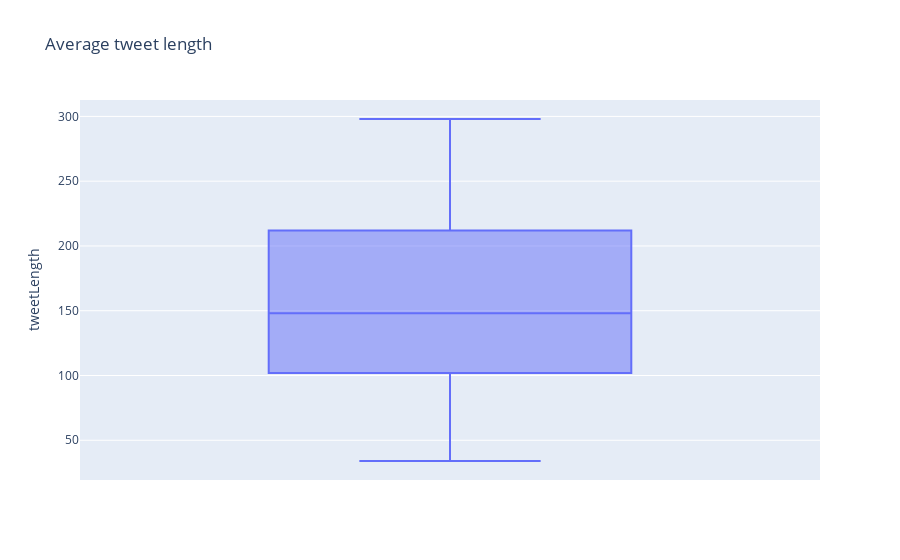

Notebook code for this chart:
### Code cell
#Now let's get a feel of the average length of a tweet

df['tweetLength'] = df['tweet'].apply(lambda tweet:len(tweet))
fig = px.box(df,y='tweetLength',title="Average tweet length")
fig.show()

### Figure 1 — Plotly figure (JSON) as saved in the notebook; plotly's stock layout.template omitted (floating-point values rounded to 4 significant figures; data arrays with more than 128 entries replaced by an {"elided": "..."} marker saying what was removed)
{"data": [{"alignmentgroup": "True", "hovertemplate": "tweetLength=%{y}<extra></extra>", "legendgroup": "", "marker": {"color": "#636efa"}, "name": "", "notched": false, "offsetgroup": "", "orientation": "v", "showlegend": false, "type": "box", "x0": " ", "xaxis": "x", "y": {"elided": "2783 int values"}, "y0": " ", "yaxis": "y"}], "layout": {"boxmode": "group", "legend": {"tracegroupgap": 0}, "title": {"text": "Average tweet length"}, "xaxis": {"anchor": "y", "domain": [0, 1]}, "yaxis": {"anchor": "x", "domain": [0, 1], "title": {"text": "tweetLength"}}}}
